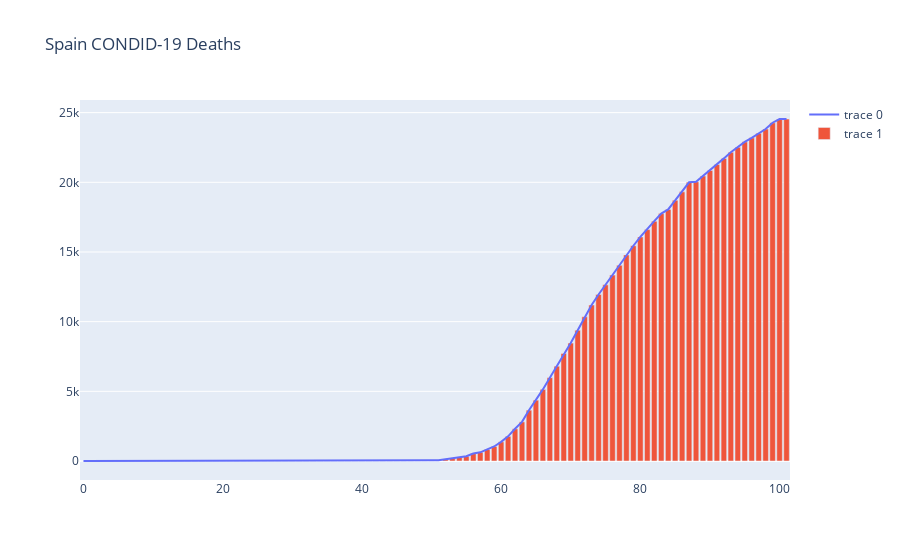
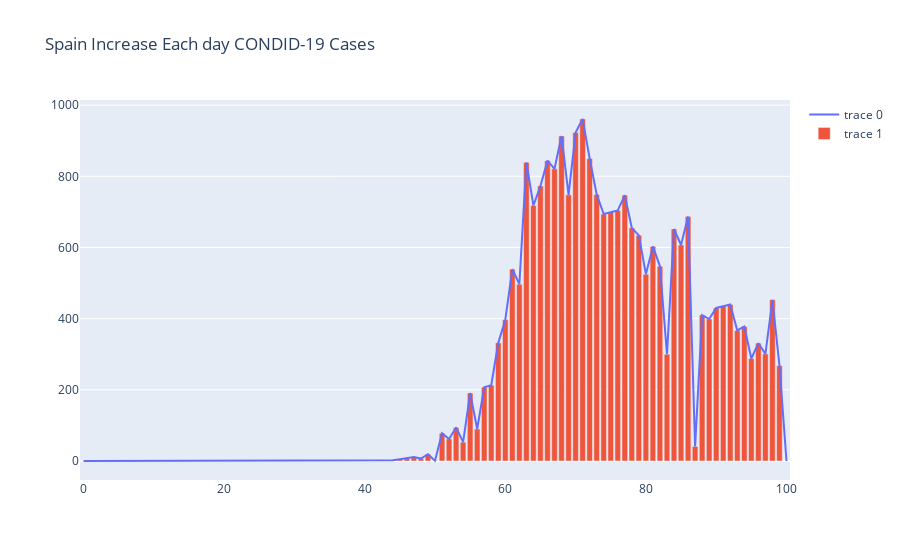

The notebook cell these images were saved under, in order:
### Code cell
import plotly.graph_objects as go
import time
from PIL import Image
from GlobalData import *


LASTFILE="COVID-19/csse_covid_19_data/csse_covid_19_time_series/time_series_covid19_deaths_global.csv"


STAT =LASTFILE[57:-4]
DataIn = open(LASTFILE).readlines()

#SEARCH = input("SEARCH: ")
#SEARCH = "Brazil"
SEARCH = "Spain"
#SEARCH = "Philippine"
#SEARCH = "Ecuador"
#SEARCH = "Germany"
#SEARCH = "Japan"
#SEARCH = "US"
X=GlobalData(SEARCH)
x=X.split(",")
population=x[4]
print(SEARCH,"Population:", population)
cnt = 0
CNTS=0
counts=[]
for line in DataIn:
    if cnt==0:print(line)
    cnt=cnt+1
    line=line.lstrip(",")
    #if SEARCH in line:print(line)
    if SEARCH in line:

        line="0,0"+line.split("0,0",1)[-1]

        print
        entry=line.split(",")
        for num in entry:
            counts.append(int(num))
print(SEARCH," counts/population",int(counts[-1])/int(population)) 
allcountries.append([SEARCH," counts/population",int(counts[-1])/int(population)])
filename0 = time.strftime("images/"+SEARCH+"_"+STAT+"Deaths_%Y%m%d%H%M%S.png")            
fig = go.Figure()
fig.add_trace(go.Scatter(y=counts))
fig.add_trace(go.Bar(y=counts))
fig.update_layout(title = SEARCH+' CONDID-19 Deaths')
fig.show() 



IncreasePerDay=[]
All = (len(counts))
for x in range(0,All):
    try:
        Sum = (counts[x+1]-counts[x])
        print(Sum, end = " ")
        IncreasePerDay.append(Sum)
    except:
        pass
    
filename1 = time.strftime("images/"+SEARCH+"_"+STAT+"IncreasePerDay"+"_%Y%m%d%H%M%S.png")
fig = go.Figure()
fig.add_trace(go.Scatter(y=IncreasePerDay))
fig.add_trace(go.Bar(y=IncreasePerDay))
fig.update_layout(title = SEARCH+' Increase Each day CONDID-19 Cases')
fig.show()

### Figure 1 — Plotly figure (JSON) as saved in the notebook; plotly's stock layout.template omitted (floating-point values rounded to 4 significant figures)
{"data": [{"type": "scatter", "y": [0, 0, 0, 0, 0, 0, 0, 0, 0, 0, 0, 0, 0, 0, 0, 0, 0, 0, 0, 0, 0, 0, 0, 0, 0, 0, 0, 0, 0, 0, 0, 0, 0, 0, 0, 0, 0, 0, 0, 0, 0, 0, 1, 2, 3, 5, 10, 17, 28, 35, 54, 55, 133, 195, 289, 342, 533, 623, 830, 1043, 1375, 1772, 2311, 2808, 3647, 4365, 5138, 5982, 6803, 7716, 8464, 9387, 10348, 11198, 11947, 12641, 13341, 14045, 14792, 15447, 16081, 16606, 17209, 17756, 18056, 18708, 19315, 20002, 20043, 20453, 20852, 21282, 21717, 22157, 22524, 22902, 23190, 23521, 23822, 24275, 24543, 24543]}, {"type": "bar", "y": [0, 0, 0, 0, 0, 0, 0, 0, 0, 0, 0, 0, 0, 0, 0, 0, 0, 0, 0, 0, 0, 0, 0, 0, 0, 0, 0, 0, 0, 0, 0, 0, 0, 0, 0, 0, 0, 0, 0, 0, 0, 0, 1, 2, 3, 5, 10, 17, 28, 35, 54, 55, 133, 195, 289, 342, 533, 623, 830, 1043, 1375, 1772, 2311, 2808, 3647, 4365, 5138, 5982, 6803, 7716, 8464, 9387, 10348, 11198, 11947, 12641, 13341, 14045, 14792, 15447, 16081, 16606, 17209, 17756, 18056, 18708, 19315, 20002, 20043, 20453, 20852, 21282, 21717, 22157, 22524, 22902, 23190, 23521, 23822, 24275, 24543, 24543]}], "layout": {"title": {"text": "Spain CONDID-19 Deaths"}}}

### Figure 2 — Plotly figure (JSON) as saved in the notebook; plotly's stock layout.template omitted (floating-point values rounded to 4 significant figures)
{"data": [{"type": "scatter", "y": [0, 0, 0, 0, 0, 0, 0, 0, 0, 0, 0, 0, 0, 0, 0, 0, 0, 0, 0, 0, 0, 0, 0, 0, 0, 0, 0, 0, 0, 0, 0, 0, 0, 0, 0, 0, 0, 0, 0, 0, 0, 1, 1, 1, 2, 5, 7, 11, 7, 19, 1, 78, 62, 94, 53, 191, 90, 207, 213, 332, 397, 539, 497, 839, 718, 773, 844, 821, 913, 748, 923, 961, 850, 749, 694, 700, 704, 747, 655, 634, 525, 603, 547, 300, 652, 607, 687, 41, 410, 399, 430, 435, 440, 367, 378, 288, 331, 301, 453, 268, 0]}, {"type": "bar", "y": [0, 0, 0, 0, 0, 0, 0, 0, 0, 0, 0, 0, 0, 0, 0, 0, 0, 0, 0, 0, 0, 0, 0, 0, 0, 0, 0, 0, 0, 0, 0, 0, 0, 0, 0, 0, 0, 0, 0, 0, 0, 1, 1, 1, 2, 5, 7, 11, 7, 19, 1, 78, 62, 94, 53, 191, 90, 207, 213, 332, 397, 539, 497, 839, 718, 773, 844, 821, 913, 748, 923, 961, 850, 749, 694, 700, 704, 747, 655, 634, 525, 603, 547, 300, 652, 607, 687, 41, 410, 399, 430, 435, 440, 367, 378, 288, 331, 301, 453, 268, 0]}], "layout": {"title": {"text": "Spain Increase Each day CONDID-19 Cases"}}}
